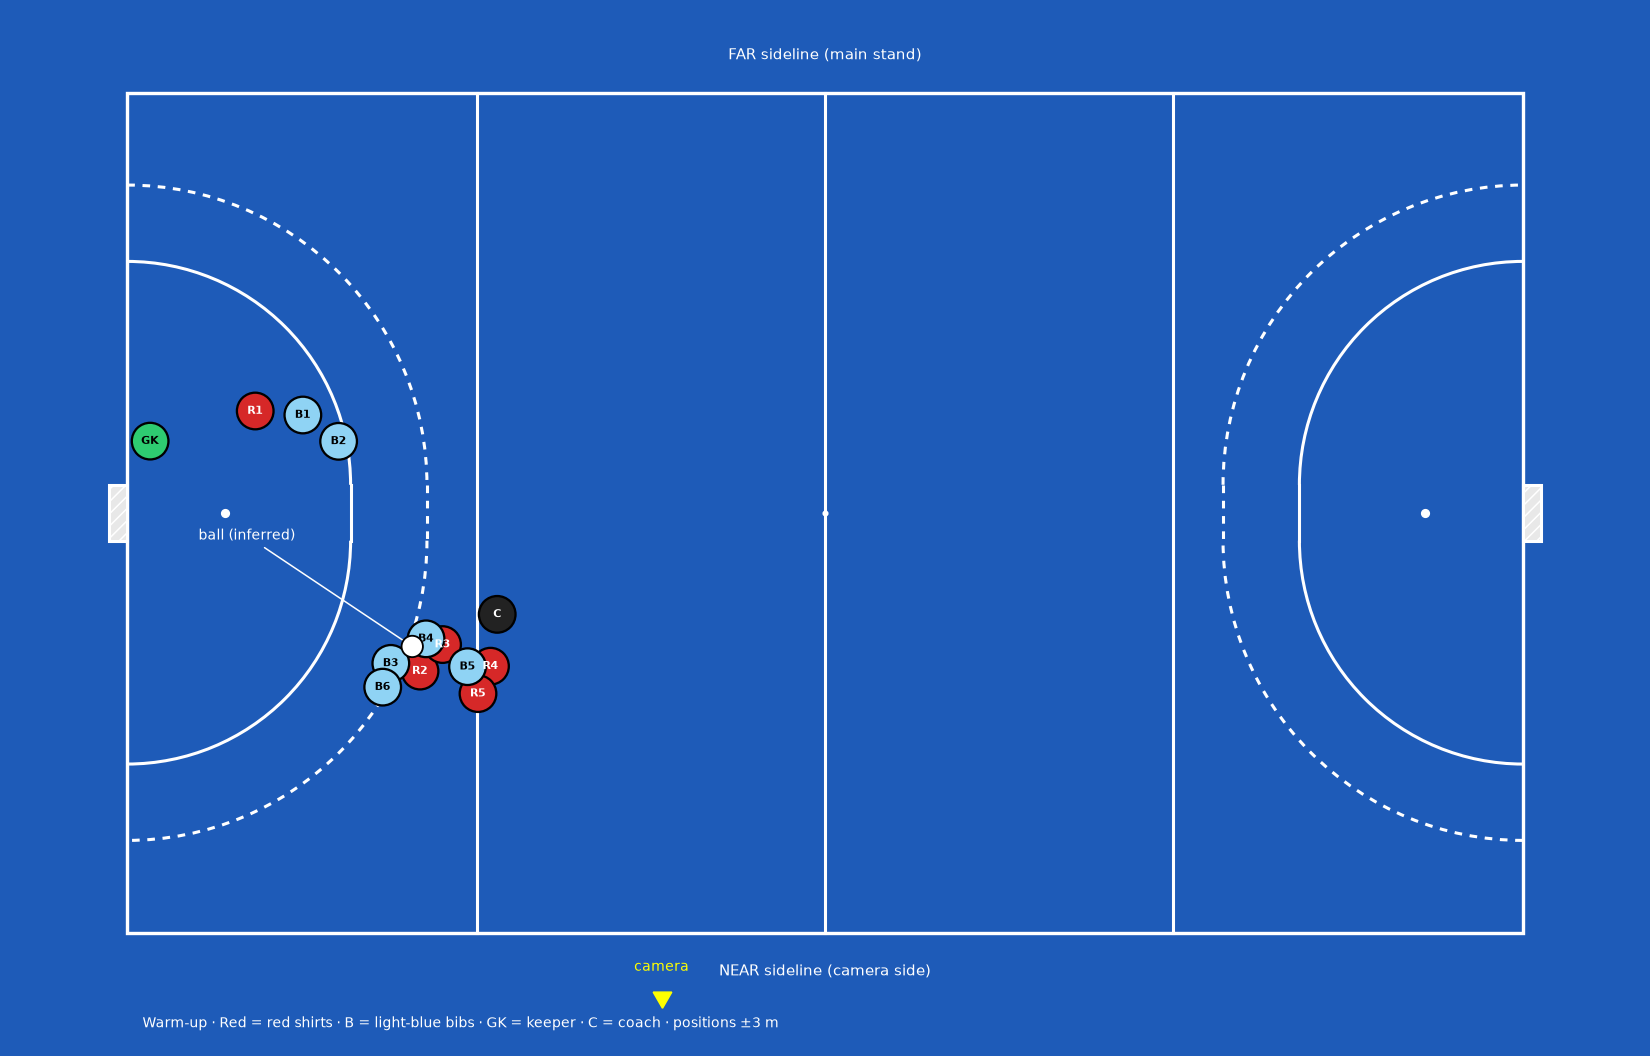

Here is the Python script that generated this plot:
"""
Second photo: warm-up at Paris 2024, camera on the near sideline near the centre,
about 4 m high, long lens, looking toward the left circle.  Play at bottom-left.

Landmarks read from the photo (1600 x 900):
  corner flag = far-left corner (0,0); far sideline level along the boards;
  backline runs from the flag to the left edge; the long straight line rising
  to the right is the 23 m line; dashes right of the circle are the 5 m dotted
  line.  FIH pitch: 91.40 x 55.00 m, circle r 14.63, dotted r 19.63,
  23 m line at 22.90, penalty spot 6.40 m, goal 3.66 x 2.14 x 1.22.
"""
import numpy as np, cv2, json
from scipy.optimize import least_squares
import matplotlib; matplotlib.use("Agg")
import matplotlib.pyplot as plt
from matplotlib.patches import Arc, Rectangle, Circle

W_IMG, H_IMG = 1600, 900
CX, CY = W_IMG/2, H_IMG/2
L, WID = 91.40, 55.00
GOAL_W, GOAL_D, GOAL_H = 3.66, 1.22, 2.14
R_D, R_DOT, LINE_23, PEN = 14.63, 19.63, 22.90, 6.40
YC = WID/2; POST_FAR, POST_NEAR = YC-GOAL_W/2, YC+GOAL_W/2

# ---- landmarks (pixels)
corner_px = np.array([765., 476.])                      # (0,0,0) corner flag base
far_side = (np.array([765., 476.]), np.array([1600., 482.]))   # far sideline along boards
backline = (np.array([765., 476.]), np.array([0., 522.]))      # backline toward the left edge
line23 = (np.array([1140., 585.]), np.array([170., 690.]))     # 23 m line
dots = [(960, 597), (992, 597), (1025, 597)]                   # 5 m dotted line dashes
heights = [((1345, 790), 185, 1.80),   # coach, standing upright
           ((735, 590), 115, 1.70),    # bib player near the circle
           ((525, 578), 110, 1.70),    # red player mid-left
           ((1100, 845), 190, 1.70),   # red player bottom right of group
           ((325, 780), 140, 1.70)]    # bib player bottom-left (slightly bent)

players = {
    "R1": (525, 578), "R2": (500, 805), "R3": (795, 790), "R4": (1100, 845), "R5": (868, 872),
    "B1": (735, 590), "B2": (840, 610), "B3": (325, 780), "B4": (695, 775), "B5": (900, 830), "B6": (140, 800),
    "GK": (30, 570), "COACH": (1345, 790), "BALL": (560, 775),
}

def cam_axes(az, tilt):
    fwd = np.array([-np.cos(az), -np.sin(az), 0.0])
    fwd = np.array([fwd[0]*np.cos(tilt), fwd[1]*np.cos(tilt), -np.sin(tilt)])
    # X along the pitch, Y toward the near sideline, Z up: a left-handed frame,
    # so "right" is up x forward and "down" is right x forward.
    right = np.cross([0,0,1.0], fwd); right /= np.linalg.norm(right)
    return fwd, right, np.cross(right, fwd)
def project(P, prm):
    Xc, Yc, Zc, az, tilt, f = prm
    fwd, right, down = cam_axes(az, tilt)
    p = np.atleast_2d(P) - np.array([Xc, Yc, Zc]); z = p @ fwd
    return np.c_[CX + f*(p@right)/z, CY + f*(p@down)/z]
def ground_H(prm):
    g = np.array([[0,0,0],[60,0,0],[0,55,0],[60,55,0],[30,27,0],[10,45,0]], float)
    Hm, _ = cv2.findHomography(project(g, prm).astype(np.float32), g[:,:2].astype(np.float32)); return Hm
def back(px, prm):
    q = cv2.perspectiveTransform(np.array([[px]], np.float32), ground_H(prm))[0,0]; return float(q[0]), float(q[1])
def dist_line(pt, a, b):
    d = b-a; n = np.array([-d[1], d[0]])/np.linalg.norm(d); return float((pt-a)@n)

# Camera model chosen to explain the corner flag, the circle arc (start at
# (415,490), apex near (650,660)), the keeper beside the just-off-frame goal and
# the level far sideline: near sideline, ~35 m from the left backline, 4 m up,
# long lens (~23 deg field of view).  Only the aim is solved, so the corner
# flag lands exactly on its pixel.
FIXED = dict(Xc=35.0, Yc=62.0, Zc=4.0, f=4000.0)
def aim_res(v):
    prm = [FIXED["Xc"], FIXED["Yc"], FIXED["Zc"], v[0], v[1], FIXED["f"]]
    return list(project(np.array([0,0,0.]), prm)[0] - corner_px)
aim = least_squares(aim_res, [np.deg2rad(29.4), np.deg2rad(2.8)]).x
prm = np.array([FIXED["Xc"], FIXED["Yc"], FIXED["Zc"], aim[0], aim[1], FIXED["f"]])
print("camera X=%.1f Y=%.1f Z=%.1f az=%.1f tilt=%.1f f=%.0f" % (prm[0],prm[1],prm[2],np.degrees(prm[3]),np.degrees(prm[4]),prm[5]))
for name, P in [("goal centre",[0,YC,0]),("pen spot",[PEN,YC,0]),("D apex",[R_D,YC,0]),("D far end",[0,YC-R_D-GOAL_W/2,0]),("dot apex",[R_DOT,YC,0]),("23m@far",[LINE_23,0,0])]:
    print("  %-10s -> px %s" % (name, np.round(project(np.array(P,float), prm)[0])))
pos = {k: back(v, prm) for k, v in players.items()}
pos["GK"] = (min(pos["GK"][0], 1.5), pos["GK"][1])
for k,(x,y) in pos.items(): print("%-5s X=%5.1f Y=%5.1f" % (k,x,y))
json.dump({"camera":{"X":prm[0],"Y":prm[1],"Z":prm[2],"azimuth_deg":np.degrees(prm[3]),"tilt_deg":np.degrees(prm[4]),"focal_px":prm[5]},
           "positions_m":pos,"pixels":players}, open("analysis/positions_warmup.json","w"), indent=2)

# ---- drawing (same pitch renderer as hockey_topview.py)
def draw_pitch(ax):
    ax.add_patch(Rectangle((-4,-3), L+8, WID+6, color="#1e5bb8", zorder=0))
    ax.add_patch(Rectangle((0,0), L, WID, fill=False, ec="white", lw=2.2, zorder=2))
    for x in (LINE_23, L/2, L-LINE_23): ax.plot([x,x],[0,WID], color="white", lw=2, zorder=2)
    for side in (0,1):
        sgn = 1 if side==0 else -1; x0 = 0 if side==0 else L
        for py in (POST_FAR, POST_NEAR):
            for r, ls in ((R_D,"-"),(R_DOT,(0,(2.5,2.5)))):
                t = ((270,360) if side==0 else (180,270)) if py==POST_FAR else ((0,90) if side==0 else (90,180))
                ax.add_patch(Arc((x0,py), 2*r, 2*r, theta1=t[0], theta2=t[1], color="white", lw=2, ls=ls, zorder=2))
        for r, ls in ((R_D,"-"),(R_DOT,(0,(2.5,2.5)))): ax.plot([x0+sgn*r]*2, [POST_FAR,POST_NEAR], color="white", lw=2, ls=ls, zorder=2)
        ax.plot(x0+sgn*PEN, YC, "o", color="white", ms=5, zorder=3)
        ax.add_patch(Rectangle((-GOAL_D if side==0 else L, POST_FAR), GOAL_D, GOAL_W, fc="#e8e8e8", ec="white", lw=2, hatch="///", zorder=3))
    ax.plot(L/2, YC, "o", color="white", ms=3, zorder=3)
fig, ax = plt.subplots(figsize=(15, 9.6)); draw_pitch(ax)
ax.set_xlim(-6, L+6); ax.set_ylim(WID+7, -5); ax.set_aspect("equal"); ax.axis("off")
ax.text(L/2, -2.2, "FAR sideline (main stand)", ha="center", color="white", fontsize=10)
ax.text(L/2, WID+2.8, "NEAR sideline (camera side)", ha="center", color="white", fontsize=10)
for k,(x,y) in pos.items():
    if k=="BALL":
        ax.add_patch(Circle((x,y), 0.7, fc="white", ec="black", lw=1.2, zorder=9)); ax.annotate("ball (inferred)", (x,y), (x-14,y-7), color="white", fontsize=9, arrowprops=dict(arrowstyle="-", color="white"), zorder=6); continue
    fc, tc = {"R":("#d62828","white"),"B":("#8fd3f4","black"),"G":("#2ecc71","black"),"C":("#222222","white")}[k[0]]
    ax.add_patch(Circle((x,y), 1.2, fc=fc, ec="black", lw=1.5, zorder=6)); ax.text(x,y, "C" if k=="COACH" else k, ha="center", va="center", fontsize=7, color=tc, weight="bold", zorder=8)
ax.plot(prm[0], min(prm[1], WID+4.2), marker=(3,0,180), ms=14, color="yellow", zorder=6); ax.text(prm[0], min(prm[1], WID+4.2)-1.7, "camera", ha="center", color="yellow", fontsize=9)
ax.text(1, WID+6.2, "Warm-up · Red = red shirts · B = light-blue bibs · GK = keeper · C = coach · positions ±3 m", color="white", fontsize=9)
fig.patch.set_facecolor("#1e5bb8"); plt.tight_layout(); fig.savefig("analysis/warmup_topview.png", dpi=110, facecolor=fig.get_facecolor()); print("saved")
